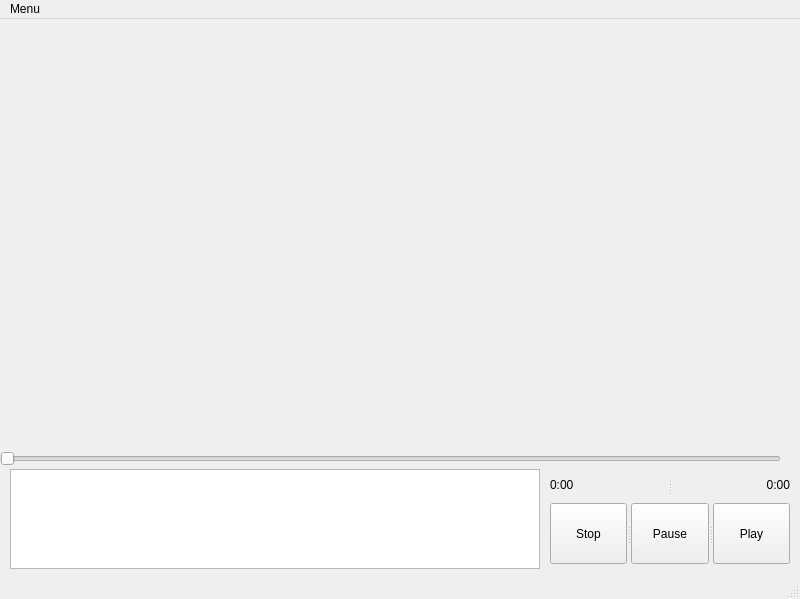
<?xml version="1.0" encoding="UTF-8"?>
<ui version="4.0">
 <class>MainWindow</class>
 <widget class="QMainWindow" name="MainWindow">
  <property name="geometry">
   <rect>
    <x>0</x>
    <y>0</y>
    <width>800</width>
    <height>599</height>
   </rect>
  </property>
  <property name="windowTitle">
   <string>MainWindow</string>
  </property>
  <widget class="QWidget" name="centralwidget">
   <widget class="QSlider" name="timeSlider">
    <property name="geometry">
     <rect>
      <x>0</x>
      <y>430</y>
      <width>781</width>
      <height>20</height>
     </rect>
    </property>
    <property name="orientation">
     <enum>Qt::Horizontal</enum>
    </property>
   </widget>
   <widget class="QSplitter" name="splitter">
    <property name="geometry">
     <rect>
      <x>550</x>
      <y>484</y>
      <width>240</width>
      <height>61</height>
     </rect>
    </property>
    <property name="orientation">
     <enum>Qt::Horizontal</enum>
    </property>
    <widget class="QPushButton" name="stopButton">
     <property name="text">
      <string>Stop</string>
     </property>
    </widget>
    <widget class="QPushButton" name="pauseButton">
     <property name="text">
      <string>Pause</string>
     </property>
    </widget>
    <widget class="QPushButton" name="playButton">
     <property name="text">
      <string>Play</string>
     </property>
    </widget>
   </widget>
   <widget class="QListView" name="playListView">
    <property name="geometry">
     <rect>
      <x>10</x>
      <y>450</y>
      <width>530</width>
      <height>100</height>
     </rect>
    </property>
   </widget>
   <widget class="QWidget" name="viewWidget" native="true">
    <property name="geometry">
     <rect>
      <x>-1</x>
      <y>-1</y>
      <width>801</width>
      <height>431</height>
     </rect>
    </property>
   </widget>
   <widget class="QSplitter" name="splitter_2">
    <property name="geometry">
     <rect>
      <x>550</x>
      <y>450</y>
      <width>240</width>
      <height>31</height>
     </rect>
    </property>
    <property name="orientation">
     <enum>Qt::Horizontal</enum>
    </property>
    <widget class="QLabel" name="currentTimeLabel">
     <property name="text">
      <string>0:00</string>
     </property>
    </widget>
    <widget class="QLabel" name="totalTimeLabel">
     <property name="text">
      <string>0:00</string>
     </property>
     <property name="alignment">
      <set>Qt::AlignRight|Qt::AlignTrailing|Qt::AlignVCenter</set>
     </property>
    </widget>
   </widget>
  </widget>
  <widget class="QMenuBar" name="menubar">
   <property name="geometry">
    <rect>
     <x>0</x>
     <y>0</y>
     <width>800</width>
     <height>22</height>
    </rect>
   </property>
   <widget class="QMenu" name="menuMenu">
    <property name="title">
     <string>Menu</string>
    </property>
    <addaction name="open_file_action"/>
   </widget>
   <addaction name="menuMenu"/>
  </widget>
  <widget class="QStatusBar" name="statusbar"/>
  <action name="open_file_action">
   <property name="text">
    <string>Open Video File</string>
   </property>
  </action>
 </widget>
 <resources/>
 <connections/>
</ui>
